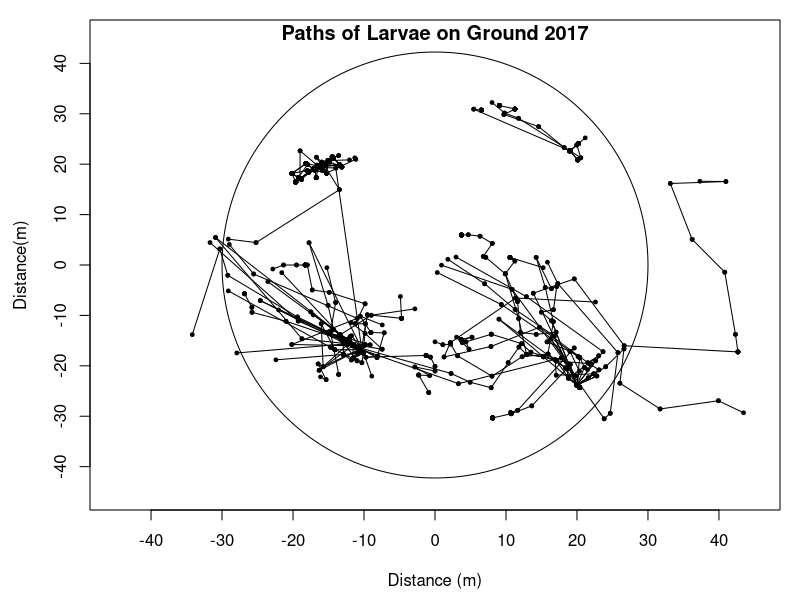
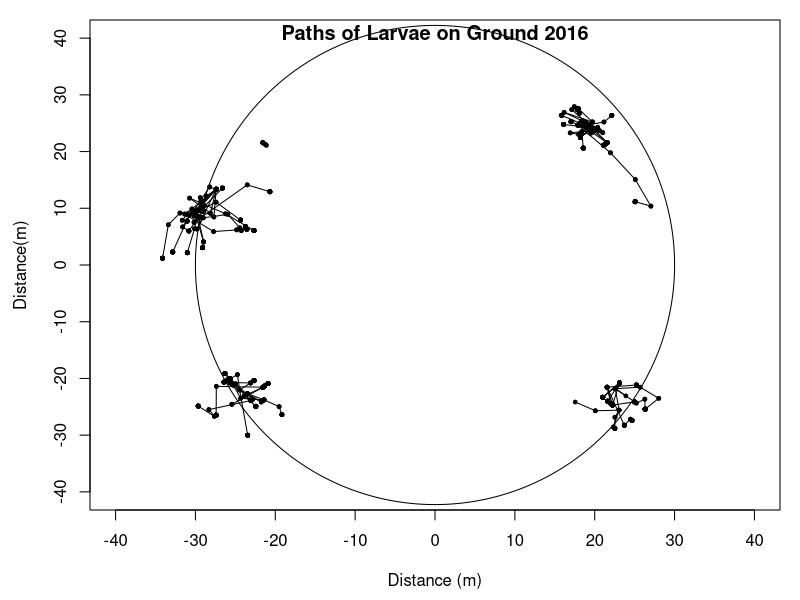
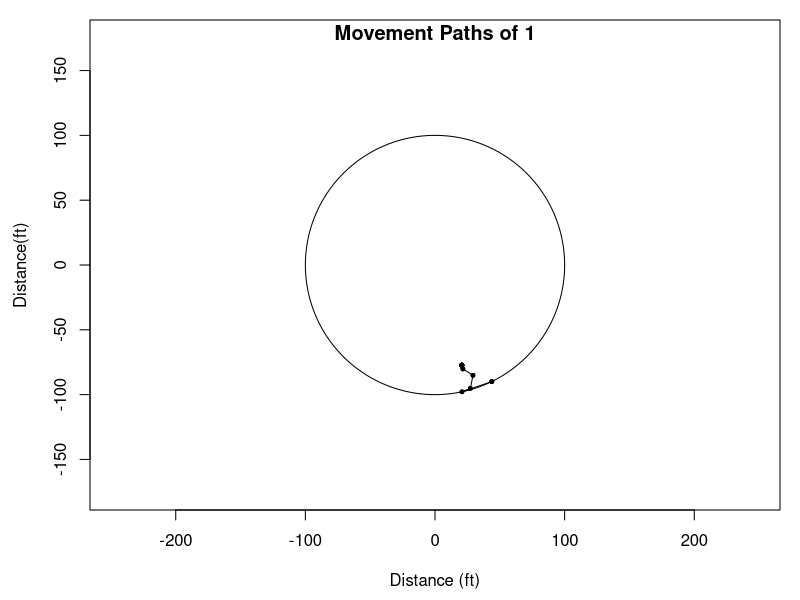
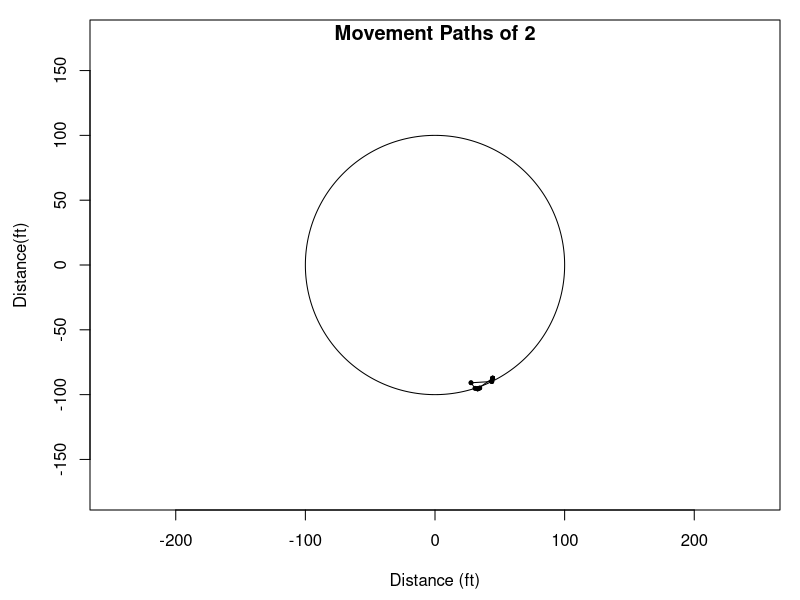
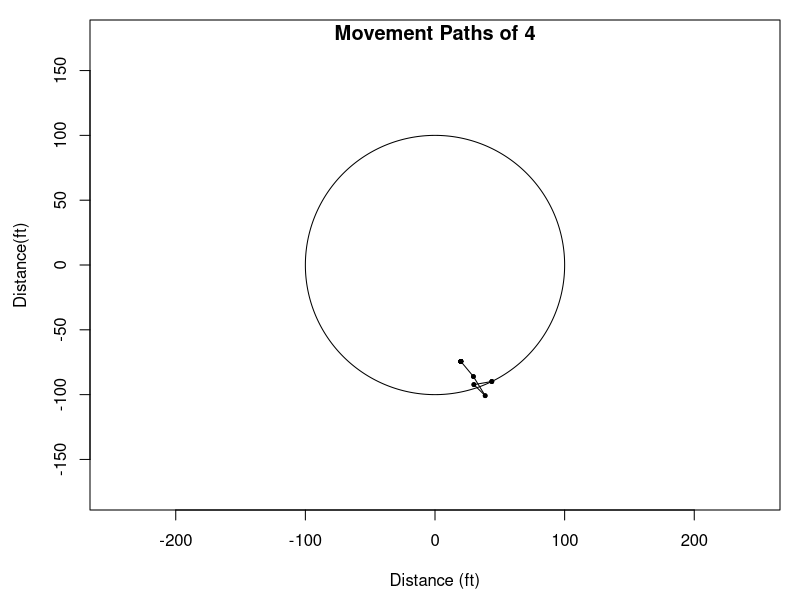
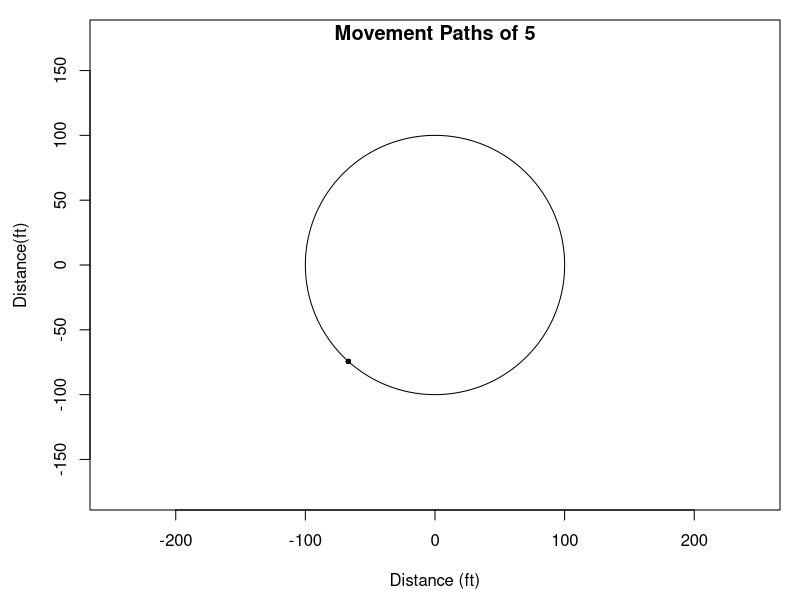
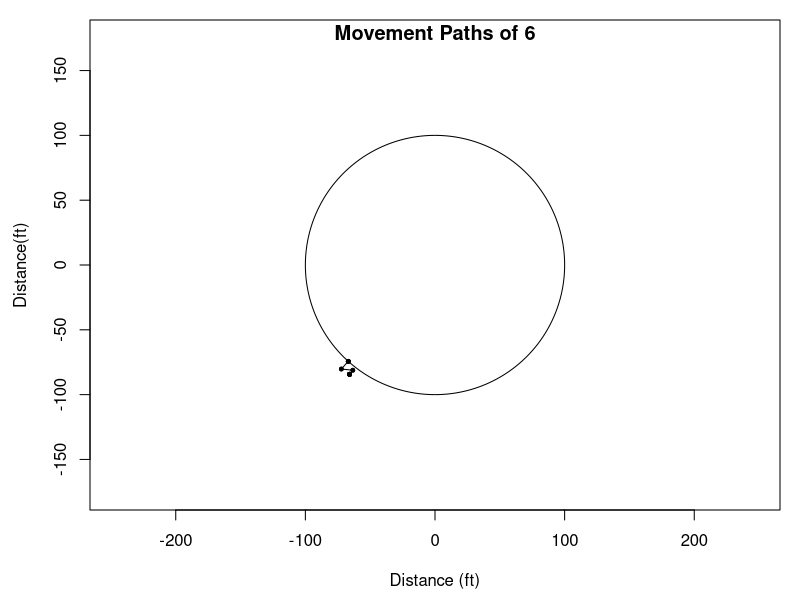
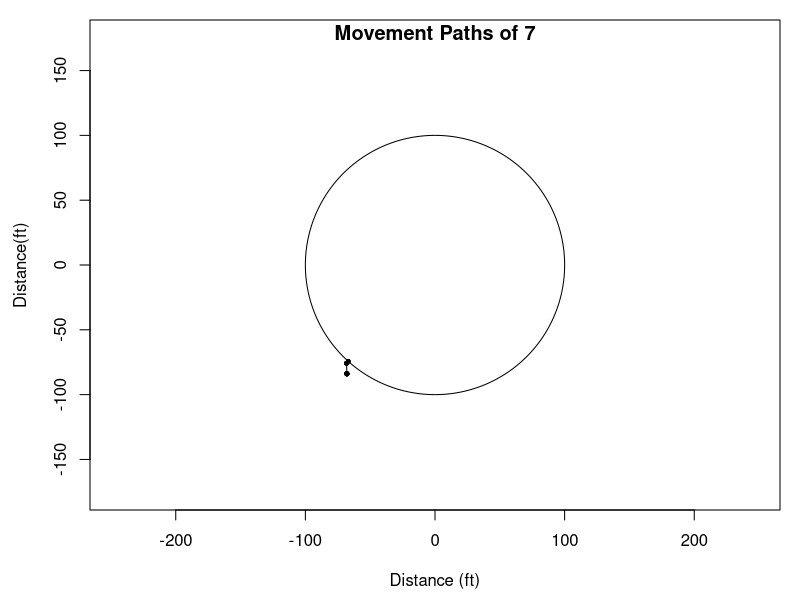

Write R code to recreate these figures, in order.
#load library
library("plotrix")

##################################2016 map###############################################
#get data
data <- read.csv("data/cleaned_data_2016.csv", na.strings="NA")
data$dist_center <- as.numeric(as.character(data$dist_center))
dat <- data[(!is.na(data$ground)) & data$ground == 1,c("qbtag", "date", "release_time", "dist_center_m", "angle", "ground", "treat_id")]

#create legend if applicable
#standard - 65 larval paths
tiff(filename="images/map_paths_2016.tiff", width=1000, height = 1000, units="px", res=200)
#plot.new()
frame()
#pdf("standard.pdf", width=7, height=7)
par(pch = 20)
par(mar=c(4.5, 4.5, 1, 1))
plot(NULL, xlab = "Distance (m)", ylab = "Distance(m)", xlim = c(-40, 40), ylim = c(-40, 40),
     yaxt = "n", xaxt="n")
axis(2, at = seq(from = -40, to=40, by =10))
axis(1, at = seq(-40, 40, 10))
title("Paths of Larvae on Ground 2016", line = -1 )
draw.circle(0, 0, 30, nv = 1000, border = NULL, col = NA, lty = 1, lwd = 1)


#for each caterpillar, plot points
prevID <- -1
for(i in 1:nrow(dat)) {
  
  catID <- dat[i,][1]
  
  #check that row is not empty
  if(is.na(catID)) {
    cat("End reached.\n")
    break
  }
  
  #don't repeat id's
  if(as.numeric(catID) <= as.numeric(prevID)) {
    next
  }
  
  date <- dat[i,][2]
  
  
  cat("||||||||||||||||||||||||||| ID: ", as.numeric(catID), "|||||||||||||||||||||||||||||||\n")
  
  #set initial point
  distance <- dat[i,][4]
  angle <- dat[i,][5]
  pointA <- c(0,0)
  deltaX1 <- as.numeric(distance) * cos(as.numeric(angle) * (pi / 180))
  deltaY1 <- as.numeric(distance) * sin(as.numeric(angle) * (pi / 180))
  pointA[1] <- deltaX1
  pointA[2] <- deltaY1
  pointB <- c(0, 0)
  
  j <- i
  dateToComp <- dat[j,][2]
  while(isTRUE(all.equal(date[1,], dateToComp[1,]))) {
    #get ID for current row (j)
    toComp <- dat[j,][1]
    
    cat("i = ", i, " catID = ", as.numeric(catID), " j = ", j, " toComp = ", as.numeric(toComp), "\n")
    
    if(isTRUE(all.equal(catID[1,], toComp[1,]))) {
      
      #get distance and angle
      distance <- dat[j,][4]
      angle <- dat[j,][5]
      
      if(!((as.character(distance) == '.' || as.character(angle) == '.'))) {
        #get x and y for next point
        deltaX <- as.numeric(distance) * cos(as.numeric(angle) * (pi / 180))
        deltaY <- as.numeric(distance) * sin(as.numeric(angle) * (pi / 180))
        pointB[1] <- deltaX
        pointB[2] <- deltaY
        
        #for testing
        cat("deltaX = ", deltaX, "\n")
        cat("deltaY = ", deltaY, "\n")
        cat("NextPoint: ", pointB[1], ",", pointB[2], "\n")
        
        color = "black"
        
        #by instar
        
        
        #plot point A
        points(pointA[1], pointA[2], type = "p", col = color, cex=0.75)
        cat("Point A printed @ (", pointA[1], ", ", pointA[2], ")\n")
        
        #plot point B
        points(pointB[1], pointB[2], type = "p", col = color, cex=0.75)
        cat("Point B printed @ (", pointB[1], ", ", pointB[2], ")\n")
        
        #draw line from A to B
        segments(pointA[1], pointA[2], pointB[1], pointB[2], col = color)
        cat("Line drawn from (", pointA[1], ", ", pointA[2], ") to (", pointB[1], ",", pointB[2], ")\n")
        
        #set A to B
        pointA <- pointB
      }
      #for testing only
      else {
        cat("Distance or angle is a character!\n")
      }
      cat("---------------------------------------------------\n")
      
    }
    j <- j + 1
    dateToComp <- dat[j,][2]
  }
  prevID <- catID
}
dev.off()


###################################2017 map#################################################
#get data
dat <- read.csv("data/cleaned_data_2017.csv", na.strings="NA")
dat$dist_center <- as.numeric(as.character(dat$dist_center))
dat <- dat[,c("qbtag", "date", "release_time", "dist_center_m", "angle", "ground", "treat_id")]
#dat<-dat[dat$qbtag==28.1,] Use this for mapping a specific larva

#create legend if applicable
#standard - 65 larval paths
#tiff(filename="images/map_paths_2017.tiff", width=1000, height = 1000, units="px", res=200)
plot.new()
frame()
#pdf("standard.pdf", width=7, height=7)
par(pch = 20)
par(mar=c(4.5, 4.5, 1, 1))
plot(NULL, xlab = "Distance (m)", ylab = "Distance(m)", xlim = c(-45, 45), ylim = c(-45, 45),  yaxt = "n", xaxt="n")
axis(2, at = seq(from = -40, to=40, by =10))
axis(1, at = seq(from = -40, to = 40, by = 10))
title("Paths of Larvae on Ground 2017", line = -1 )
draw.circle(0, 0, 30, nv = 1000, border = NULL, col = NA, lty = 1, lwd = 1)


#for each caterpillar, plot points
prevID <- -1
for(i in 1:nrow(dat)) {
  
  catID <- dat[i,][1]
  
  #check that row is not empty
  if(is.na(catID)) {
    cat("End reached.\n")
    break
  }
  
  #don't repeat id's
  if(as.numeric(catID) <= as.numeric(prevID)) {
    next
  }
  
  date <- dat[i,][2]
  
  
  cat("||||||||||||||||||||||||||| ID: ", as.numeric(catID), "|||||||||||||||||||||||||||||||\n")
  
  #set initial point
  distance <- dat[i,][4]
  angle <- dat[i,][5]
  pointA <- c(0,0)
  deltaX1 <- as.numeric(distance) * sin(as.numeric(angle) * (pi / 180))
  deltaY1 <- as.numeric(distance) * cos(as.numeric(angle) * (pi / 180))
  pointA[1] <- deltaX1
  pointA[2] <- deltaY1
  pointB <- c(0, 0)
  
  j <- i
  dateToComp <- dat[j,][2]
  while(isTRUE(all.equal(date[1,], dateToComp[1,]))) {
    #get ID for current row (j)
    toComp <- dat[j,][1]
    
    cat("i = ", i, " catID = ", as.numeric(catID), " j = ", j, " toComp = ", as.numeric(toComp), "\n")
    
    if(isTRUE(all.equal(catID[1,], toComp[1,]))) {
      
      #get distance and angle
      distance <- dat[j,][4]
      angle <- dat[j,][5]
      
      if(!((as.character(distance) == '.' || as.character(angle) == '.'))) {
        #get x and y for next point
        deltaX <- as.numeric(distance) * sin(as.numeric(angle) * (pi / 180))
        deltaY <- as.numeric(distance) * cos(as.numeric(angle) * (pi / 180))
        pointB[1] <- deltaX
        pointB[2] <- deltaY
        
        #for testing
        cat("deltaX = ", deltaX, "\n")
        cat("deltaY = ", deltaY, "\n")
        cat("NextPoint: ", pointB[1], ",", pointB[2], "\n")
        
        color = "black"
        
        #by instar
        
        
        #plot point A
        points(pointA[1], pointA[2], type = "p", col = color, cex=0.75)
        cat("Point A printed @ (", pointA[1], ", ", pointA[2], ")\n")
        
        #plot point B
        points(pointB[1], pointB[2], type = "p", col = color, cex=0.75)
        cat("Point B printed @ (", pointB[1], ", ", pointB[2], ")\n")
        
        #draw line from A to B
        segments(pointA[1], pointA[2], pointB[1], pointB[2], col = color)
        cat("Line drawn from (", pointA[1], ", ", pointA[2], ") to (", pointB[1], ",", pointB[2], ")\n")
        
        #set A to B
        pointA <- pointB
      }
      #for testing only
      else {
        cat("Distance or angle is a character!\n")
      }
      cat("---------------------------------------------------\n")
      
    }
    j <- j + 1
    dateToComp <- dat[j,][2]
  }
  prevID <- catID
}
dev.off()

###################################Individual maps#################################################
#get data
dat <- read.csv("data/cleaned_data_2016.csv", na.strings="NA")
dat$dist_center <- as.numeric(as.character(dat$dist_center))
dat <- dat[,c("qbtag", "date", "release_time", "dist_center", "angle", "ground", "treat_id")]
#dat<-dat[dat$qbtag==201,] #Use this for mapping a specific larva

#create legend if applicable
#standard - 65 larval paths
#tiff(filename="images/specific_larvae_map.tiff", width=1000, height = 1000, units="px", res=200)
plot.new()
frame()
#pdf("standard.pdf", width=7, height=7)
par(pch = 20)
par(mar=c(4.5, 4.5, 1, 1))

#' Uncomment the next 3 lines to generate map paths for ALL larvae on ground. Delete 2nd line
#' to map paths for ALL larvae regardless of vegetation treatment
dat <- dat[dat$treat_id == "Absence",]
for(t in unique(dat$qbtag)){
  dat_temp <- dat[dat$qbtag==t,]
  plot(NULL, xlab = "Distance (ft)", ylab = "Distance(ft)", xlim = c(-175, 175), ylim = c(-175, 175), asp = 1, yaxt = "n")
  axis(2, at = seq(from = -150, to=150, by =50))
  title(paste("Movement Paths of", toString(t)), line = -1 )
  draw.circle(0, 0, 100, nv = 1000, border = NULL, col = NA, lty = 1, lwd = 1)


#for each caterpillar, plot points
prevID <- -1
for(i in 1:nrow(dat_temp)) {
  
  catID <- dat_temp[i,][1]
  
  #check that row is not empty
  if(is.na(catID)) {
    cat("End reached.\n")
    break
  }
  
  #don't repeat id's
  if(as.numeric(catID) <= as.numeric(prevID)) {
    next
  }
  
  date <- dat_temp[i,][2]
  
  
  cat("||||||||||||||||||||||||||| ID: ", as.numeric(catID), "|||||||||||||||||||||||||||||||\n")
  
  #set initial point
  distance <- dat_temp[i,][4]
  angle <- dat_temp[i,][5]
  pointA <- c(0,0)
  deltaX1 <- as.numeric(distance) * sin(as.numeric(angle) * (pi / 180))
  deltaY1 <- as.numeric(distance) * cos(as.numeric(angle) * (pi / 180))
  pointA[1] <- deltaX1
  pointA[2] <- deltaY1
  pointB <- c(0, 0)
  
  j <- i
  dateToComp <- dat_temp[j,][2]
  while(isTRUE(all.equal(date[1,], dateToComp[1,]))) {
    #get ID for current row (j)
    toComp <- dat_temp[j,][1]
    
    cat("i = ", i, " catID = ", as.numeric(catID), " j = ", j, " toComp = ", as.numeric(toComp), "\n")
    
    if(isTRUE(all.equal(catID[1,], toComp[1,]))) {
      
      #get distance and angle
      distance <- dat_temp[j,][4]
      angle <- dat_temp[j,][5]
      
      if(!((as.character(distance) == '.' || as.character(angle) == '.'))) {
        #get x and y for next point
        deltaX <- as.numeric(distance) * sin(as.numeric(angle) * (pi / 180))
        deltaY <- as.numeric(distance) * cos(as.numeric(angle) * (pi / 180))
        pointB[1] <- deltaX
        pointB[2] <- deltaY
        
        #for testing
        cat("deltaX = ", deltaX, "\n")
        cat("deltaY = ", deltaY, "\n")
        cat("NextPoint: ", pointB[1], ",", pointB[2], "\n")
        
        color = "black"
        
        #by instar
        
        
        #plot point A
        points(pointA[1], pointA[2], type = "p", col = color, cex=0.75)
        cat("Point A printed @ (", pointA[1], ", ", pointA[2], ")\n")
        
        #plot point B
        points(pointB[1], pointB[2], type = "p", col = color, cex=0.75)
        cat("Point B printed @ (", pointB[1], ", ", pointB[2], ")\n")
        
        #draw line from A to B
        segments(pointA[1], pointA[2], pointB[1], pointB[2], col = color)
        cat("Line drawn from (", pointA[1], ", ", pointA[2], ") to (", pointB[1], ",", pointB[2], ")\n")
        
        #set A to B
        pointA <- pointB
      }
      #for testing only
      else {
        cat("Distance or angle is a character!\n")
      }
      cat("---------------------------------------------------\n")
      
    }
    j <- j + 1
    dateToComp <- dat_temp[j,][2]
  }
  prevID <- catID
  }
}
dev.off()


####################Paths By Release Area 2017#######################################
#get data
dat <- read.csv("data/cleaned_data_2016.csv", na.strings="NA")
dat$dist_center <- as.numeric(as.character(dat$dist_center))
dat <- dat[,c("qbtag", "date", "release_time", "dist_center_m", "angle", "ground", "treat_id", "starting_quad")]
dat <- dat[!is.na(dat$starting_quad),] #a few larvae have NAs for starting location because they were immediately lost, so remove them
dat$starting_quad <- factor(dat$starting_quad, levels(dat$starting_quad)[c(2,1,4,3)])

#create legend if applicable
#standard - 65 larval paths
tiff(filename="images/releasepoint_paths_2017.tiff", width=1000, height = 1000, units="px", res=200)
#plot.new()
frame()
#pdf("standard.pdf", width=7, height=7)
par(pch = 20)
par(mar=c(4.5, 4.5, 1, 1))
par(mfrow=c(2,2))
for(q in sort(unique(dat$starting_quad))){
  dat_temp <- dat[dat$starting_quad==q,]
  plot(NULL, xlab = "Distance (m)", ylab = "Distance(m)", xlim = c(-45, 45), ylim = c(-45, 45), 
       xaxt="n", yaxt = "n", cex.lab = 0.8 )
  axis(2, at = seq(from = -40, to=40, by =20), cex.axis=0.7)
  axis(1, at = seq(from = -40, to=40, by =20), cex.axis=0.7)
  title(paste("Paths of Larvae from", toString(q), "2017"), line = -1, cex.main=0.8 )
  draw.circle(0, 0, 30, nv = 1000, border = NULL, col = NA, lty = 1, lwd = 1)


  #for each caterpillar, plot points
  prevID <- -1
  for(i in 1:nrow(dat_temp)) {
  
    catID <- dat_temp[i,][1]
  
    #check that row is not empty
    if(is.na(catID)) {
      cat("End reached.\n")
      break
    }
  
    #don't repeat id's
    if(as.numeric(catID) <= as.numeric(prevID)) {
      next
    }
  
    date <- dat_temp[i,][2]
  
  
    cat("||||||||||||||||||||||||||| ID: ", as.numeric(catID), "|||||||||||||||||||||||||||||||\n")
  
   #set initial point
    distance <- dat_temp[i,][4]
    angle <- dat_temp[i,][5]
    pointA <- c(0,0)
    deltaX1 <- as.numeric(distance) * sin(as.numeric(angle) * (pi / 180))
    deltaY1 <- as.numeric(distance) * cos(as.numeric(angle) * (pi / 180))
    pointA[1] <- deltaX1
    pointA[2] <- deltaY1
    pointB <- c(0, 0)
  
    j <- i
    dateToComp <- dat_temp[j,][2]
    while(isTRUE(all.equal(date[1,], dateToComp[1,]))) {
      #get ID for current row (j)
      toComp <- dat_temp[j,][1]
    
      cat("i = ", i, " catID = ", as.numeric(catID), " j = ", j, " toComp = ", as.numeric(toComp), "\n")
    
      if(isTRUE(all.equal(catID[1,], toComp[1,]))) {
      
        #get distance and angle
        distance <- dat_temp[j,][4]
        angle <- dat_temp[j,][5]
      
        if(!((as.character(distance) == '.' || as.character(angle) == '.'))) {
          #get x and y for next point
          deltaX <- as.numeric(distance) * sin(as.numeric(angle) * (pi / 180))
          deltaY <- as.numeric(distance) * cos(as.numeric(angle) * (pi / 180))
          pointB[1] <- deltaX
          pointB[2] <- deltaY
        
          #for testing
          cat("deltaX = ", deltaX, "\n")
          cat("deltaY = ", deltaY, "\n")
          cat("NextPoint: ", pointB[1], ",", pointB[2], "\n")
        
          color = "black"
        
          # by instar
        
        
          #plot point A
          points(pointA[1], pointA[2], type = "p", col = color, cex=0.75)
          cat("Point A printed @ (", pointA[1], ", ", pointA[2], ")\n")
        
          #plot point B
          points(pointB[1], pointB[2], type = "p", col = color, cex=0.75)
          cat("Point B printed @ (", pointB[1], ", ", pointB[2], ")\n")
        
          #draw line from A to B
          segments(pointA[1], pointA[2], pointB[1], pointB[2], col = color)
          cat("Line drawn from (", pointA[1], ", ", pointA[2], ") to (", pointB[1], ",", pointB[2], ")\n")
        
          #set A to B
          pointA <- pointB
        }
        #for testing only
        else {
          cat("Distance or angle is a character!\n")
        }
        cat("---------------------------------------------------\n")
      
      }
      j <- j + 1
      dateToComp <- dat_temp[j,][2]
    }
    prevID <- catID
  }
}
dev.off()


####################Paths By Release Area 2016#######################################
#get data
dat <- read.csv("data/cleaned_data_2016.csv", na.strings="NA")
dat$dist_center <- as.numeric(as.character(dat$dist_center))
dat <- dat[,c("qbtag", "date", "release_time", "dist_center_m", "angle", "ground", "treat_id", "starting_quad")]
dat <- dat[!is.na(dat$starting_quad),] #a few larvae have NAs for starting location because they were immediately lost, so remove them
dat$starting_quad <- factor(dat$starting_quad, levels(dat$starting_quad)[c(2,1,4,3)])

#create legend if applicable
#standard - 65 larval paths
tiff(filename="images/releasepoint_paths_2016.tiff", width=1000, height = 1000, units="px", res=200)
#plot.new()
frame()
#pdf("standard.pdf", width=7, height=7)
par(pch = 20)
par(mar=c(4.5, 4.5, 1, 1))
par(mfrow=c(2,2))
for(q in sort(unique(dat$starting_quad))){
  dat_temp <- dat[dat$starting_quad==q,]
  plot(NULL, xlab = "Distance (m)", ylab = "Distance(m)", xlim = c(-45, 45), ylim = c(-45, 45), 
       xaxt="n", yaxt = "n", cex.lab = 0.8 )
  axis(2, at = seq(from = -40, to=40, by =20), cex.axis=0.7)
  axis(1, at = seq(from = -40, to=40, by =20), cex.axis=0.7)
  title(paste("Paths of Larvae from", toString(q), "2016"), line = -1, cex.main=0.8 )
  draw.circle(0, 0, 30, nv = 1000, border = NULL, col = NA, lty = 1, lwd = 1)
  
  
  #for each caterpillar, plot points
  prevID <- -1
  for(i in 1:nrow(dat_temp)) {
    
    catID <- dat_temp[i,][1]
    
    #check that row is not empty
    if(is.na(catID)) {
      cat("End reached.\n")
      break
    }
    
    #don't repeat id's
    if(as.numeric(catID) <= as.numeric(prevID)) {
      next
    }
    
    date <- dat_temp[i,][2]
    
    
    cat("||||||||||||||||||||||||||| ID: ", as.numeric(catID), "|||||||||||||||||||||||||||||||\n")
    
    #set initial point
    distance <- dat_temp[i,][4]
    angle <- dat_temp[i,][5]
    pointA <- c(0,0)
    deltaX1 <- as.numeric(distance) * sin(as.numeric(angle) * (pi / 180))
    deltaY1 <- as.numeric(distance) * cos(as.numeric(angle) * (pi / 180))
    pointA[1] <- deltaX1
    pointA[2] <- deltaY1
    pointB <- c(0, 0)
    
    j <- i
    dateToComp <- dat_temp[j,][2]
    while(isTRUE(all.equal(date[1,], dateToComp[1,]))) {
      #get ID for current row (j)
      toComp <- dat_temp[j,][1]
      
      cat("i = ", i, " catID = ", as.numeric(catID), " j = ", j, " toComp = ", as.numeric(toComp), "\n")
      
      if(isTRUE(all.equal(catID[1,], toComp[1,]))) {
        
        #get distance and angle
        distance <- dat_temp[j,][4]
        angle <- dat_temp[j,][5]
        
        if(!((as.character(distance) == '.' || as.character(angle) == '.'))) {
          #get x and y for next point
          deltaX <- as.numeric(distance) * sin(as.numeric(angle) * (pi / 180))
          deltaY <- as.numeric(distance) * cos(as.numeric(angle) * (pi / 180))
          pointB[1] <- deltaX
          pointB[2] <- deltaY
          
          #for testing
          cat("deltaX = ", deltaX, "\n")
          cat("deltaY = ", deltaY, "\n")
          cat("NextPoint: ", pointB[1], ",", pointB[2], "\n")
          
          color = "black"
          
          # by instar
          
          
          #plot point A
          points(pointA[1], pointA[2], type = "p", col = color, cex=0.75)
          cat("Point A printed @ (", pointA[1], ", ", pointA[2], ")\n")
          
          #plot point B
          points(pointB[1], pointB[2], type = "p", col = color, cex=0.75)
          cat("Point B printed @ (", pointB[1], ", ", pointB[2], ")\n")
          
          #draw line from A to B
          segments(pointA[1], pointA[2], pointB[1], pointB[2], col = color)
          cat("Line drawn from (", pointA[1], ", ", pointA[2], ") to (", pointB[1], ",", pointB[2], ")\n")
          
          #set A to B
          pointA <- pointB
        }
        #for testing only
        else {
          cat("Distance or angle is a character!\n")
        }
        cat("---------------------------------------------------\n")
        
      }
      j <- j + 1
      dateToComp <- dat_temp[j,][2]
    }
    prevID <- catID
  }
}
dev.off()
